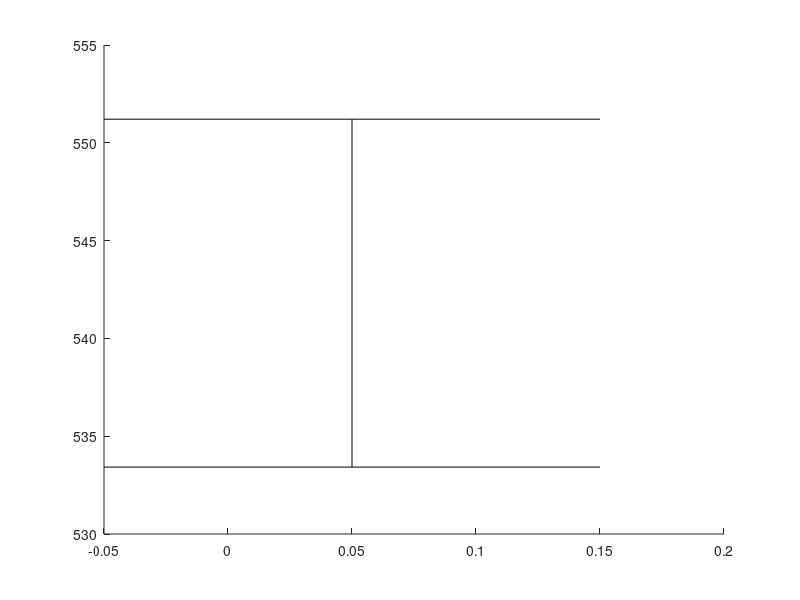

MATLAB code for this plot: (Note: this script raises an error after producing the figure.)
% Performance comparison between the RLX with different epsilon value.
% The experiment is in one scene with obstacles where the start and goal configurations
% are:
% State c_start = {0.5236, 1.74753, -1.8326, -1.4835,	1.5708,	0, 1.004278, 0.2729, 0.9486, -1.15011, 1.81001, -1.97739};
% State c_goal = {0.5236, 0.34907, 0.69813, -1.3963, 1.5708, 0, 0.7096, 1.8032, -1.7061, -1.6286, 1.9143, -2.0155}; // Robot 2 no backflip - Elbow down
% This while benchmarking the maximum step distance.
% With joint limits of the ABB robots.
% last updated: 09/25/17

clear all
clc

%%
planners = {'BiRRT','RRT','LazyRRT','SBL'};
plannerType = planners{1};
switch plannerType
    case 'BiRRT'
        D1 = load('Benchmark_BiRRT_RLX_eps1_3poles_rB.txt'); D1 = D1(D1(:,2)==1,:);
        D2 = load('Benchmark_BiRRT_RLX_eps3_3poles_rB.txt'); D2 = D2(D2(:,2)==1,:);
        D3 = load('Benchmark_BiRRT_RLX_eps5_3poles_rB.txt'); D3 = D3(D3(:,2)==1,:);
    case 'RRT'
        D1 = load('Benchmark_RRT_RLX_eps5_3poles_rB.txt'); D1 = D1(D1(:,2)==1,:);
        D2 = load('Benchmark_RRT_RLX_eps5_3poles_rB.txt'); D2 = D2(D2(:,2)==1,:);
        D3 = load('Benchmark_RRT_RLX_eps5_3poles_rB.txt'); D3 = D3(D3(:,2)==1,:);
    case 'LazyRRT'
        D1 = load('Benchmark_LazyRRT_RLX_eps5_3poles_rB.txt'); D1 = D1(D1(:,2)==1,:);
        D2 = load('Benchmark_LazyRRT_RLX_eps5_3poles_rB.txt'); D2 = D2(D2(:,2)==1,:);
        D3 = load('Benchmark_LazyRRT_RLX_eps5_3poles_rB.txt'); D3 = D3(D3(:,2)==1,:);
    case 'SBL'
        D1 = load('Benchmark_SBL_RLX_eps5_3poles_rB.txt'); D1 = D1(D1(:,2)==1,:);
        D2 = load('Benchmark_SBL_RLX_eps5_3poles_rB.txt'); D2 = D2(D2(:,2)==1,:);
        D3 = load('Benchmark_SBL_RLX_eps5_3poles_rB.txt'); D3 = D3(D3(:,2)==1,:);
end

%% 
disp(['Results for ' plannerType ':']);

%%
% RBX 0.1
rd = sort(unique(D1(:,1)));
for i = 1:length(rd)
    M = D1(D1(:,1)==rd(i), 2:end);
    td(i) = mean(M(:,3));
    td_ste(i) = std(M(:,3))/sqrt(size(M,1));
end

%%
% RBX 0.3
rg = sort(unique(D2(:,1)));
for i = 1:length(rg)
    M = D2(D2(:,1)==rg(i), 2:end);
%     disp([i-1 rg(i)  size(M,1)])
    tg(i) = mean(M(:,3));
    tg_ste(i) = std(M(:,3))/sqrt(size(M,1));
end

%%
% RBX 0.5
rb = sort(unique(D3(:,1)));
for i = 1:length(rb)
    M = D3(D3(:,1)==rb(i), 2:end);
%     disp([i-1 rg(i)  size(M,1)])
    tb(i) = mean(M(:,3));
    tb_ste(i) = std(M(:,3))/sqrt(size(M,1));
end

%%
disp(' ');
[tdmin, id] = min(td);
[tgmin, ig] = min(tg);
[tbmin, ib] = min(tb);


%%
h = figure(1);
clf
errorbar(rd,td,td_ste,'-k','linewidth',2);
hold on
errorbar(rg,tg,tg_ste,'--k','linewidth',2);
errorbar(rb,tb,tb_ste,':k','linewidth',2);
hold off
ylabel('mean runtime [msec]');
xlabel('max. local-connection distance');
legend('0.1','0.3','0.5');
% xlim([0 6]);
% xlim([min(rd) max(rd)]);

%% 
sS = rd(id);
tmin = tdmin;
D1 = D1(D1(:,1)==sS, 2:end);
verf = D1(:,1)==1;
suc = D1(:,2)==1;

D = D1;
disp('------------------------------------');
disp('RLX 0.1:');
disp(['Results of ' num2str(size(D,1)) ' queries.']);
disp(['Minimum avg. runtime is ' num2str(tmin) 'sec with d = ' num2str(sS) ]);
disp(['Percent of successful queries verified: ' num2str(sum(verf & suc)/sum(suc)*100) '%']);
disp(['Plan distance: ' num2str(D(1,2)) ]);
disp(['Avg. runtime: ' num2str(mean(D(:,3)))  ' +/- ' num2str(std(D(:,3))/sqrt(size(D,1))) ' sec ']);
disp(['Min. runtime: ' num2str(min(D(:,3))) ' msec ']);
disp(['Avg. nodes in path: ' num2str(floor(mean(D(:,9)))) ]);
disp(['Avg. nodes in trees: ' num2str(floor(mean(D(:,10)))) ]);
disp(['Avg. number of projections: ' num2str(floor(mean(D(:,4)))) ]);
disp(['Avg. local-connection time: ' num2str(mean(D(:,11)./D(:,12))*1e3)  ' +/- ' num2str(std(D(:,11)./D(:,12))/sqrt(size(D,1))*1e3) ' msec ']);
disp(['Avg. total local-connection time: ' num2str(mean(D(:,11))*1e3)  ' +/- ' num2str(std(D(:,11))/sqrt(size(D,1))*1e3) ' msec ']);
disp(['Avg. number of local connection checks: ' num2str(mean(D(:,12)))]);
disp(['Avg. collision check time: ' num2str(mean(D(:,7))*1e3) ' msec.']);
disp(['Percent of successful local connections: ' num2str(100*mean(D(:,13)./D(:,12)))]);

%%
sS = rg(ig);
tmin = tgmin;
D2 = D2(D2(:,1)==sS, 2:end);
verf = D2(:,1)==1;
suc = D2(:,2)==1;

D = D2;
disp('------------------------------------');
disp('RLX 0.3:');
disp(['Results of ' num2str(size(D,1)) ' queries.']);
disp(['Minimum avg. runtime is ' num2str(tmin) 'sec with d = ' num2str(sS) ]);
disp(['Percent of successful queries verified: ' num2str(sum(verf & suc)/sum(suc)*100) '%']);
disp(['Plan distance: ' num2str(D(1,2)) ]);
disp(['Avg. runtime: ' num2str(mean(D(:,3)))  ' +/- ' num2str(std(D(:,3))/sqrt(size(D,1))) ' sec ']);
disp(['Min. runtime: ' num2str(min(D(:,3))) ' msec ']);
disp(['Avg. nodes in path: ' num2str(floor(mean(D(:,9)))) ]);
disp(['Avg. nodes in trees: ' num2str(floor(mean(D(:,10)))) ]);
disp(['Avg. number of projections: ' num2str(floor(mean(D(:,4)))) ]);
disp(['Avg. local-connection time: ' num2str(mean(D(:,11)./D(:,12))*1e3)  ' +/- ' num2str(std(D(:,11)./D(:,12))/sqrt(size(D,1))*1e3) ' msec ']);
disp(['Avg. total local-connection time: ' num2str(mean(D(:,11))*1e3)  ' +/- ' num2str(std(D(:,11))/sqrt(size(D,1))*1e3) ' msec ']);
disp(['Avg. number of local connection checks: ' num2str(mean(D(:,12)))]);
disp(['Avg. collision check time: ' num2str(mean(D(:,7))*1e3) ' msec.']);
disp(['Percent of successful local connections: ' num2str(100*mean(D(:,13)./D(:,12)))]);

%%
sS = rb(ib);
tmin = tbmin;
D3 = D3(D3(:,1)==sS, 2:end);
verf = D3(:,1)==1;
suc = D3(:,2)==1;

D = D3;
disp('------------------------------------');
disp('RLX 0.5:');
disp(['Results of ' num2str(size(D,1)) ' queries.']);
disp(['Minimum avg. runtime is ' num2str(tmin) 'sec with d = ' num2str(sS) ]);
disp(['Percent of successful queries verified: ' num2str(sum(verf & suc)/sum(suc)*100) '%']);
disp(['Plan distance: ' num2str(D(1,2)) ]);
disp(['Avg. runtime: ' num2str(mean(D(:,3)))  ' +/- ' num2str(std(D(:,3))/sqrt(size(D,1))) ' sec ']);
disp(['Min. runtime: ' num2str(min(D(:,3))) ' msec ']);
disp(['Avg. nodes in path: ' num2str(floor(mean(D(:,9)))) ]);
disp(['Avg. nodes in trees: ' num2str(floor(mean(D(:,10)))) ]);
disp(['Avg. number of projections: ' num2str(floor(mean(D(:,4)))) ]);
disp(['Avg. local-connection time: ' num2str(mean(D(:,11)./D(:,12))*1e3)  ' +/- ' num2str(std(D(:,11)./D(:,12))/sqrt(size(D,1))*1e3) ' msec ']);
disp(['Avg. total local-connection time: ' num2str(mean(D(:,11))*1e3)  ' +/- ' num2str(std(D(:,11))/sqrt(size(D,1))*1e3) ' msec ']);
disp(['Avg. number of local connection checks: ' num2str(mean(D(:,12)))]);
disp(['Avg. collision check time: ' num2str(mean(D(:,7))*1e3) ' msec.']);
disp(['Percent of successful local connections: ' num2str(100*mean(D(:,13)./D(:,12)))]);
%%
%%
%%
% 0.1
td = D1(:,4);
maxT = max(td);
T1 = linspace(0,maxT,100);
T1 = T1(2:end);
for i = 1:length(T1)
    sd = td < T1(i);
    md(i) = mean(td(sd));
    Md(i) = 1-sum(sd)/length(td);
end
%%
% 0.3
tg = D2(:,4);
maxT = max(tg);
T2 = linspace(0,maxT,1000);
T2 = T2(2:end);
for i = 1:length(T2)
    sg = tg < T2(i);
    mg(i) = mean(tg(sg));
    Mg(i) = 1-sum(sg)/length(tg);
end

%%
% 0.5
tb = D3(:,4);
maxT = max(tg);
T3 = linspace(0,maxT,1000);
T3 = T3(2:end);
for i = 1:length(T3)
    sb = tb < T3(i);
    mb(i) = mean(tb(sb));
    Mb(i) = 1-sum(sb)/length(tb);
end


%%
h = figure(2);
clf
plot(T1,Md*100,'-k','linewidth',2);
hold on
plot(T2,Mg*100,'--k','linewidth',2);
plot(T3,Mb*100,':k','linewidth',2);
hold off
xlabel('maximum runtime [sec]');
ylabel('failure rate [%]');
legend('0.1','0.3','0.5');
xlim([0 max([T1 T2])]);
title(plannerType);
